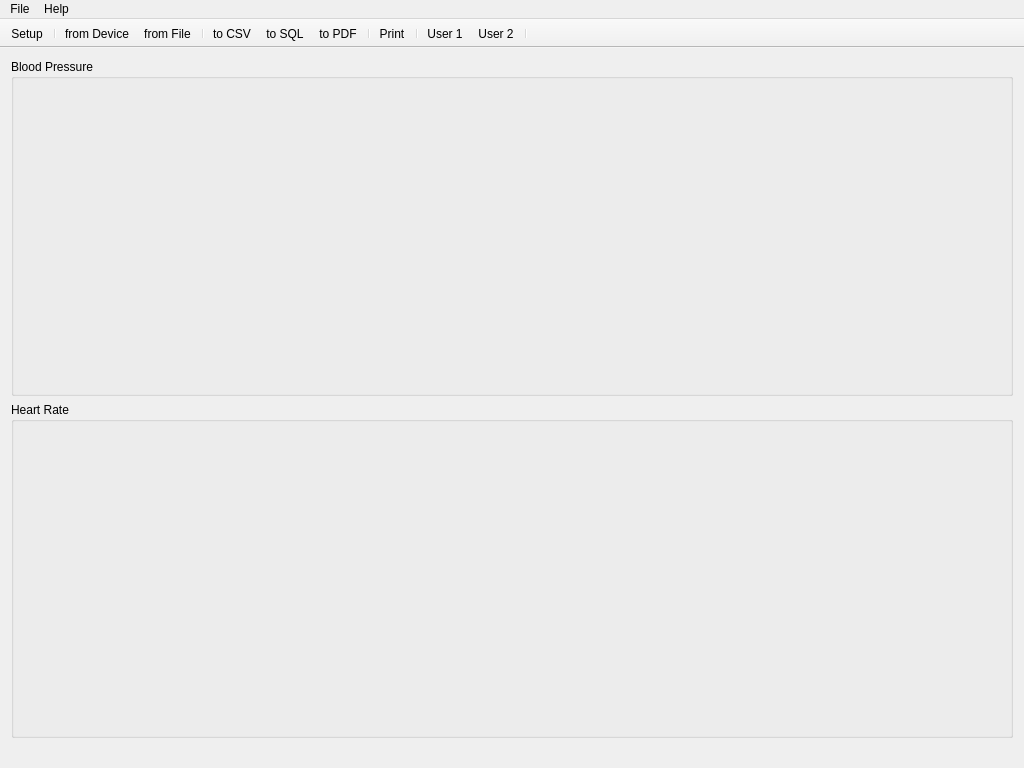
<?xml version="1.0" encoding="UTF-8"?>
<ui version="4.0">
 <class>MainWindow</class>
 <widget class="QMainWindow" name="MainWindow">
  <property name="geometry">
   <rect>
    <x>0</x>
    <y>0</y>
    <width>1024</width>
    <height>768</height>
   </rect>
  </property>
  <property name="windowTitle">
   <string>Omron Blood Pressure Manager</string>
  </property>
  <property name="windowIcon">
   <iconset resource="../obpm.qrc">
    <normaloff>:/ico/ico/app.ico</normaloff>:/ico/ico/app.ico</iconset>
  </property>
  <widget class="QWidget" name="centralWidget">
   <layout class="QVBoxLayout" name="verticalLayout_2">
    <item>
     <widget class="QGroupBox" name="groupBox_bp">
      <property name="title">
       <string>Blood Pressure</string>
      </property>
      <layout class="QVBoxLayout" name="verticalLayout_3">
       <property name="spacing">
        <number>5</number>
       </property>
       <property name="leftMargin">
        <number>5</number>
       </property>
       <property name="topMargin">
        <number>5</number>
       </property>
       <property name="rightMargin">
        <number>5</number>
       </property>
       <property name="bottomMargin">
        <number>5</number>
       </property>
       <item>
        <widget class="QCustomPlot" name="widget_bp" native="true"/>
       </item>
      </layout>
     </widget>
    </item>
    <item>
     <widget class="QGroupBox" name="groupBox_hr">
      <property name="title">
       <string>Heart Rate</string>
      </property>
      <layout class="QVBoxLayout" name="verticalLayout">
       <property name="spacing">
        <number>9</number>
       </property>
       <property name="leftMargin">
        <number>5</number>
       </property>
       <property name="topMargin">
        <number>5</number>
       </property>
       <property name="rightMargin">
        <number>5</number>
       </property>
       <property name="bottomMargin">
        <number>5</number>
       </property>
       <item>
        <widget class="QCustomPlot" name="widget_hr" native="true"/>
       </item>
      </layout>
     </widget>
    </item>
   </layout>
  </widget>
  <widget class="QMenuBar" name="menuBar">
   <property name="geometry">
    <rect>
     <x>0</x>
     <y>0</y>
     <width>1024</width>
     <height>19</height>
    </rect>
   </property>
   <widget class="QMenu" name="menuDatei">
    <property name="title">
     <string>File</string>
    </property>
    <widget class="QMenu" name="menuDaten_importieren">
     <property name="title">
      <string>Import Data</string>
     </property>
     <property name="icon">
      <iconset resource="../obpm.qrc">
       <normaloff>:/png/png/import.png</normaloff>:/png/png/import.png</iconset>
     </property>
     <addaction name="action_importFromUSB"/>
     <addaction name="action_importFromFile"/>
    </widget>
    <widget class="QMenu" name="menuDaten_exportieren">
     <property name="title">
      <string>Export Data</string>
     </property>
     <property name="icon">
      <iconset resource="../obpm.qrc">
       <normaloff>:/png/png/export.png</normaloff>:/png/png/export.png</iconset>
     </property>
     <addaction name="action_exportToCSV"/>
     <addaction name="action_exportToSQL"/>
     <addaction name="action_exportToPDF"/>
    </widget>
    <addaction name="menuDaten_importieren"/>
    <addaction name="menuDaten_exportieren"/>
    <addaction name="separator"/>
    <addaction name="action_PrintPreview"/>
    <addaction name="action_Print"/>
    <addaction name="separator"/>
    <addaction name="action_Setup"/>
    <addaction name="separator"/>
    <addaction name="action_Exit"/>
   </widget>
   <widget class="QMenu" name="menu_Hilfe">
    <property name="title">
     <string>Help</string>
    </property>
    <addaction name="action_Help"/>
    <addaction name="action_About"/>
   </widget>
   <addaction name="menuDatei"/>
   <addaction name="menu_Hilfe"/>
  </widget>
  <widget class="QToolBar" name="mainToolBar">
   <property name="contextMenuPolicy">
    <enum>Qt::PreventContextMenu</enum>
   </property>
   <property name="movable">
    <bool>false</bool>
   </property>
   <attribute name="toolBarArea">
    <enum>TopToolBarArea</enum>
   </attribute>
   <attribute name="toolBarBreak">
    <bool>false</bool>
   </attribute>
   <addaction name="action_Setup"/>
   <addaction name="separator"/>
   <addaction name="action_importFromUSB"/>
   <addaction name="action_importFromFile"/>
   <addaction name="separator"/>
   <addaction name="action_exportToCSV"/>
   <addaction name="action_exportToSQL"/>
   <addaction name="action_exportToPDF"/>
   <addaction name="separator"/>
   <addaction name="action_Print"/>
   <addaction name="separator"/>
   <addaction name="action_User1"/>
   <addaction name="action_User2"/>
   <addaction name="separator"/>
  </widget>
  <widget class="QStatusBar" name="statusBar">
   <property name="sizeGripEnabled">
    <bool>false</bool>
   </property>
  </widget>
  <action name="action_Exit">
   <property name="icon">
    <iconset resource="../obpm.qrc">
     <normaloff>:/png/png/exit.png</normaloff>:/png/png/exit.png</iconset>
   </property>
   <property name="text">
    <string>Exit</string>
   </property>
   <property name="statusTip">
    <string>exit program</string>
   </property>
  </action>
  <action name="action_Help">
   <property name="icon">
    <iconset resource="../obpm.qrc">
     <normaloff>:/png/png/help.png</normaloff>:/png/png/help.png</iconset>
   </property>
   <property name="text">
    <string>Index</string>
   </property>
   <property name="statusTip">
    <string>show help</string>
   </property>
  </action>
  <action name="action_About">
   <property name="icon">
    <iconset resource="../obpm.qrc">
     <normaloff>:/png/png/info.png</normaloff>:/png/png/info.png</iconset>
   </property>
   <property name="text">
    <string>About</string>
   </property>
   <property name="statusTip">
    <string>show info</string>
   </property>
  </action>
  <action name="action_showHideLegend">
   <property name="checkable">
    <bool>true</bool>
   </property>
   <property name="checked">
    <bool>true</bool>
   </property>
   <property name="icon">
    <iconset resource="../obpm.qrc">
     <normaloff>:/png/png/legend.png</normaloff>:/png/png/legend.png</iconset>
   </property>
   <property name="text">
    <string>Legend</string>
   </property>
   <property name="toolTip">
    <string>show/hide legend</string>
   </property>
   <property name="statusTip">
    <string>show/hide legend</string>
   </property>
  </action>
  <action name="action_resetZoom">
   <property name="icon">
    <iconset resource="../obpm.qrc">
     <normaloff>:/png/png/zoom.png</normaloff>:/png/png/zoom.png</iconset>
   </property>
   <property name="text">
    <string>Zoom</string>
   </property>
   <property name="toolTip">
    <string>reset zoom</string>
   </property>
   <property name="statusTip">
    <string>reset zoom</string>
   </property>
  </action>
  <action name="action_exportToCSV">
   <property name="icon">
    <iconset resource="../obpm.qrc">
     <normaloff>:/png/png/xls.png</normaloff>:/png/png/xls.png</iconset>
   </property>
   <property name="text">
    <string>to CSV</string>
   </property>
   <property name="toolTip">
    <string>export data to csv file</string>
   </property>
   <property name="statusTip">
    <string>export data to csv file</string>
   </property>
  </action>
  <action name="action_importFromUSB">
   <property name="icon">
    <iconset resource="../obpm.qrc">
     <normaloff>:/png/png/usb.png</normaloff>:/png/png/usb.png</iconset>
   </property>
   <property name="text">
    <string>from Device</string>
   </property>
   <property name="toolTip">
    <string>import data from usb device</string>
   </property>
   <property name="statusTip">
    <string>import data from usb device</string>
   </property>
  </action>
  <action name="action_importFromFile">
   <property name="icon">
    <iconset resource="../obpm.qrc">
     <normaloff>:/png/png/file.png</normaloff>:/png/png/file.png</iconset>
   </property>
   <property name="text">
    <string>from File</string>
   </property>
   <property name="toolTip">
    <string>import data from file</string>
   </property>
   <property name="statusTip">
    <string>import data from file</string>
   </property>
  </action>
  <action name="action_exportToPDF">
   <property name="icon">
    <iconset resource="../obpm.qrc">
     <normaloff>:/png/png/pdf.png</normaloff>:/png/png/pdf.png</iconset>
   </property>
   <property name="text">
    <string>to PDF</string>
   </property>
   <property name="toolTip">
    <string>export data to pdf file</string>
   </property>
   <property name="statusTip">
    <string>export data to pdf file</string>
   </property>
  </action>
  <action name="action_Print">
   <property name="icon">
    <iconset resource="../obpm.qrc">
     <normaloff>:/png/png/print.png</normaloff>:/png/png/print.png</iconset>
   </property>
   <property name="text">
    <string>Print</string>
   </property>
   <property name="toolTip">
    <string>print data</string>
   </property>
   <property name="statusTip">
    <string>print data</string>
   </property>
  </action>
  <action name="action_stylePoint">
   <property name="checkable">
    <bool>true</bool>
   </property>
   <property name="icon">
    <iconset resource="../obpm.qrc">
     <normaloff>:/png/png/chart-point.png</normaloff>:/png/png/chart-point.png</iconset>
   </property>
   <property name="text">
    <string>Point</string>
   </property>
   <property name="statusTip">
    <string>set diagram style to point</string>
   </property>
  </action>
  <action name="action_styleLine">
   <property name="checkable">
    <bool>true</bool>
   </property>
   <property name="checked">
    <bool>true</bool>
   </property>
   <property name="icon">
    <iconset resource="../obpm.qrc">
     <normaloff>:/png/png/chart-line.png</normaloff>:/png/png/chart-line.png</iconset>
   </property>
   <property name="text">
    <string>Line</string>
   </property>
   <property name="statusTip">
    <string>set diagram style to line</string>
   </property>
  </action>
  <action name="action_styleStep">
   <property name="checkable">
    <bool>true</bool>
   </property>
   <property name="icon">
    <iconset resource="../obpm.qrc">
     <normaloff>:/png/png/chart-step.png</normaloff>:/png/png/chart-step.png</iconset>
   </property>
   <property name="text">
    <string>Step</string>
   </property>
   <property name="statusTip">
    <string>set diagram style to step</string>
   </property>
  </action>
  <action name="action_styleImpulse">
   <property name="checkable">
    <bool>true</bool>
   </property>
   <property name="icon">
    <iconset resource="../obpm.qrc">
     <normaloff>:/png/png/chart-impulse.png</normaloff>:/png/png/chart-impulse.png</iconset>
   </property>
   <property name="text">
    <string>Impulse</string>
   </property>
   <property name="statusTip">
    <string>set diagram style to impulse</string>
   </property>
  </action>
  <action name="action_User1">
   <property name="checkable">
    <bool>true</bool>
   </property>
   <property name="icon">
    <iconset resource="../obpm.qrc">
     <normaloff>:/png/png/user1.png</normaloff>:/png/png/user1.png</iconset>
   </property>
   <property name="text">
    <string>User 1</string>
   </property>
   <property name="toolTip">
    <string>show user 1</string>
   </property>
   <property name="statusTip">
    <string>show user 1</string>
   </property>
  </action>
  <action name="action_User2">
   <property name="checkable">
    <bool>true</bool>
   </property>
   <property name="icon">
    <iconset resource="../obpm.qrc">
     <normaloff>:/png/png/user2.png</normaloff>:/png/png/user2.png</iconset>
   </property>
   <property name="text">
    <string>User 2</string>
   </property>
   <property name="toolTip">
    <string>show user 2</string>
   </property>
   <property name="statusTip">
    <string>show user 2</string>
   </property>
  </action>
  <action name="action_PrintPreview">
   <property name="icon">
    <iconset resource="../obpm.qrc">
     <normaloff>:/png/png/printpreview.png</normaloff>:/png/png/printpreview.png</iconset>
   </property>
   <property name="text">
    <string>Preview</string>
   </property>
   <property name="toolTip">
    <string>show print preview</string>
   </property>
   <property name="statusTip">
    <string>show print preview</string>
   </property>
  </action>
  <action name="action_Setup">
   <property name="icon">
    <iconset resource="../obpm.qrc">
     <normaloff>:/png/png/setup.png</normaloff>:/png/png/setup.png</iconset>
   </property>
   <property name="text">
    <string>Setup</string>
   </property>
   <property name="toolTip">
    <string>configure program</string>
   </property>
   <property name="statusTip">
    <string>configure program</string>
   </property>
  </action>
  <action name="action_exportToSQL">
   <property name="icon">
    <iconset resource="../obpm.qrc">
     <normaloff>:/png/png/sql.png</normaloff>:/png/png/sql.png</iconset>
   </property>
   <property name="text">
    <string>to SQL</string>
   </property>
   <property name="toolTip">
    <string>export data to sql file</string>
   </property>
   <property name="statusTip">
    <string>export data to sql file</string>
   </property>
  </action>
 </widget>
 <layoutdefault spacing="6" margin="11"/>
 <customwidgets>
  <customwidget>
   <class>QCustomPlot</class>
   <extends>QWidget</extends>
   <header>qcustomplot.h</header>
   <container>1</container>
  </customwidget>
 </customwidgets>
 <resources>
  <include location="../obpm.qrc"/>
 </resources>
 <connections/>
</ui>
